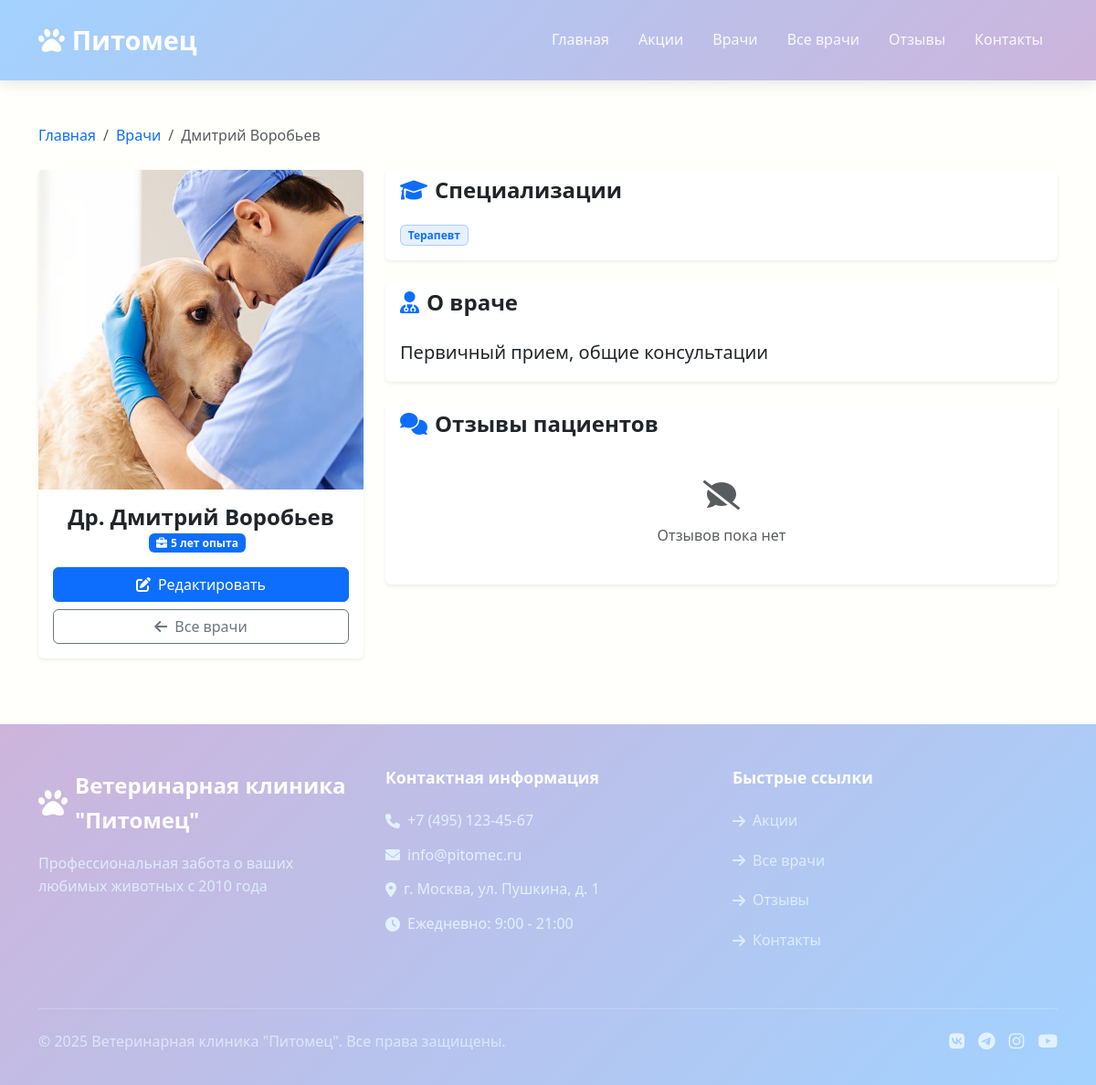
Page /doctor/8/ on the committed database.
### clinic/models.py (models this page shows, shortened)
class Doctor(models.Model):
    first_name = models.CharField(max_length=100, verbose_name="Имя")
    last_name = models.CharField(max_length=100, verbose_name="Фамилия")
    specializations = models.ManyToManyField(Specialization, verbose_name="Специализации")
    experience = models.PositiveIntegerField(verbose_name="Опыт работы (лет)")
    description = models.TextField(verbose_name="Информация о враче", blank=True)
    photo = models.ImageField(upload_to='doctors/', verbose_name="Фотография", blank=True)
    is_featured = models.BooleanField(default=False, verbose_name="Показывать на главной")
    class Meta:
        verbose_name = "Врач"
        verbose_name_plural = "Врачи"

class Specialization(models.Model):
    name = models.CharField(max_length=100, verbose_name="Название специализации")
    class Meta:
        verbose_name = "Специализация"
        verbose_name_plural = "Специализации"

### clinic/views.py (the view)
# urls.py: path('doctor/<int:pk>/', views.doctor_detail, name='doctor_detail'),  # Просмотр одного
def doctor_detail(request, pk):
    doctor = get_object_or_404(Doctor, pk=pk)
    reviews = doctor.reviews.filter(is_approved=True)
    return render(request, 'clinic/doctor_detail.html', {'doctor': doctor, 'reviews': reviews})

### clinic/templates/clinic/doctor_detail.html (shortened to what this page needs)
{% extends 'clinic/base.html' %}
{% load static %}
{% block content %}
<div class="container py-5">
    <nav aria-label="breadcrumb" class="mb-4">
        <ol class="breadcrumb">
            <li class="breadcrumb-item"><a href="{% url 'clinic:index' %}" class="text-decoration-none">Главная</a></li>
            <li class="breadcrumb-item"><a href="{% url 'clinic:doctor_list' %}" class="text-decoration-none">Врачи</a></li>
            <li class="breadcrumb-item active" aria-current="page">{{ doctor.first_name }} {{ doctor.last_name }}</li>
        </ol>
    </nav>
    <div class="row">
        <div class="col-lg-4">
            <div class="card border-0 shadow-sm mb-4">
                <img src="{% if doctor.photo %}{{ doctor.photo.url }}{% else %}{% static 'clinic/images/doctor_placeholder.jpg' %}{% endif %}"
                     class="card-img-top"
                     alt="{{ doctor.first_name }} {{ doctor.last_name }}"
                     style="height: 350px; object-fit: cover;">
                <div class="card-body text-center">
                    <h2 class="h4 fw-bold mb-1">Др. {{ doctor.first_name }} {{ doctor.last_name }}</h2>
                    <div class="d-flex justify-content-center align-items-center mb-3">
                        <span class="badge bg-primary me-2">
                            <i class="fas fa-briefcase me-1"></i>{{ doctor.experience }} лет опыта
                        </span>
                    </div>
                    <div class="d-grid gap-2">
                        <a href="{% url 'clinic:doctor_update' doctor.pk %}" class="btn btn-primary">
                            <i class="fas fa-edit me-2"></i>Редактировать
                        </a>
                        <a href="{% url 'clinic:doctor_list' %}" class="btn btn-outline-secondary">
                            <i class="fas fa-arrow-left me-2"></i>Все врачи
                        </a>
                    </div>
                </div>
            </div>
        </div>
        <div class="col-lg-8">
            <div class="card border-0 shadow-sm mb-4">
                <div class="card-header bg-transparent border-0">
                    <h4 class="fw-bold mb-0"><i class="fas fa-graduation-cap me-2 text-primary"></i>Специализации</h4>
                </div>
                <div class="card-body">
                    {% if doctor.specializations.all %}
                    <div class="d-flex flex-wrap gap-2">
                        {% for spec in doctor.specializations.all %}
                        <span class="badge bg-primary bg-opacity-10 text-primary border border-primary border-opacity-25">
                            {{ spec.name }}
                        </span>
                        {% endfor %}
                    </div>
                    {% else %}
                    <p class="text-muted mb-0">Специализации не указаны</p>
                    {% endif %}
                </div>
            </div>
            <div class="card border-0 shadow-sm mb-4">
                <div class="card-header bg-transparent border-0">
                    <h4 class="fw-bold mb-0"><i class="fas fa-user-md me-2 text-primary"></i>О враче</h4>
                </div>
                <div class="card-body">
                    <p class="lead mb-0">{{ doctor.description|linebreaksbr|default:"Описание отсутствует" }}</p>
                </div>
            </div>
            <div class="card border-0 shadow-sm">
                <div class="card-header bg-transparent border-0">
                    <h4 class="fw-bold mb-0"><i class="fas fa-comments me-2 text-primary"></i>Отзывы пациентов</h4>
                </div>
                <div class="card-body">
                    {% for review in reviews %}
                    <div class="border-start border-3 border-primary ps-3 mb-3">
                        <div class="d-flex justify-content-between align-items-start mb-2">
                            <h6 class="fw-bold mb-0">{{ review.author_name }}</h6>
                            <div class="star-rating text-warning">
                                {% for i in "12345" %}
                                <i class="fas fa-star{% if forloop.counter > review.rating %}-o opacity-25{% endif %}"></i>
                                {% endfor %}
                            </div>
                        </div>
                        <p class="mb-2">{{ review.text }}</p>
                        <small class="text-muted">{{ review.created_at|date:"d E Y, H:i" }}</small>
                    </div>
                    {% empty %}
                    <div class="text-center py-4">
                        <i class="fas fa-comment-slash fa-2x text-muted mb-3"></i>
                        <p class="text-muted mb-0">Отзывов пока нет</p>
                    </div>
                    {% endfor %}
                </div>
            </div>
        </div>
    </div>
</div>
{% endblock %}

### clinic/static/clinic/css/style.css (style rules this page uses)
:root { --pastel-primary: #a2d2ff; --pastel-secondary: #ffafcc; --pastel-accent: #cdb4db; --pastel-success: #9bf6ff; --pastel-light: #fdffb6; --pastel-background: #fffffc; --pastel-text: #4a4e69; --footer-text: #ffffff; --footer-link: #e2f1ff; }
body { background-color: var(--pastel-background); color: var(--pastel-text); font-family: 'Segoe UI', Tahoma, Geneva, Verdana, sans-serif; line-height: 1.6; }
html { scroll-behavior: smooth; scroll-padding-top: 80px; }
.card-img-top { transition: transform 0.3s ease; }
html, body { height: 100%; }
body { display: flex; flex-direction: column; }

### rows in the picture
Doctor: first_name "Дмитрий", last_name "Воробьев", photo+first_name+last_name (picture), experience "5", description "Первичный прием, общие консультации"
Specialization: name "Терапевт"
